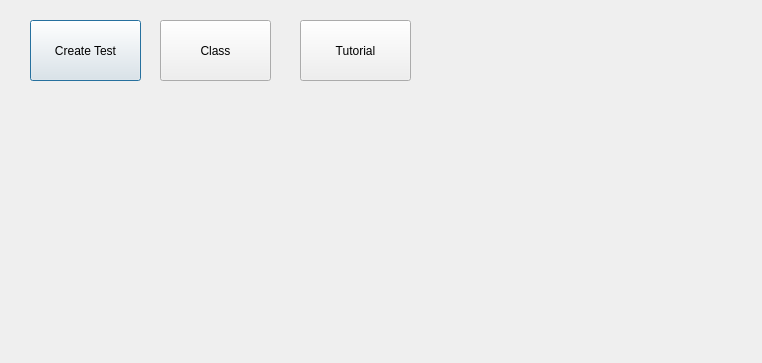
<?xml version="1.0" encoding="UTF-8"?>
<ui version="4.0">
 <class>HeaUi7</class>
 <widget class="QDialog" name="HeaUi7">
  <property name="geometry">
   <rect>
    <x>0</x>
    <y>0</y>
    <width>762</width>
    <height>363</height>
   </rect>
  </property>
  <property name="windowTitle">
   <string>Dialog</string>
  </property>
  <widget class="QPushButton" name="pushButton">
   <property name="geometry">
    <rect>
     <x>30</x>
     <y>20</y>
     <width>111</width>
     <height>61</height>
    </rect>
   </property>
   <property name="text">
    <string>Create Test</string>
   </property>
  </widget>
  <widget class="QPushButton" name="pushButton_2">
   <property name="geometry">
    <rect>
     <x>160</x>
     <y>20</y>
     <width>111</width>
     <height>61</height>
    </rect>
   </property>
   <property name="text">
    <string>Class</string>
   </property>
  </widget>
  <widget class="QPushButton" name="pushButton_3">
   <property name="geometry">
    <rect>
     <x>300</x>
     <y>20</y>
     <width>111</width>
     <height>61</height>
    </rect>
   </property>
   <property name="text">
    <string>Tutorial</string>
   </property>
  </widget>
 </widget>
 <resources/>
 <connections/>
</ui>
